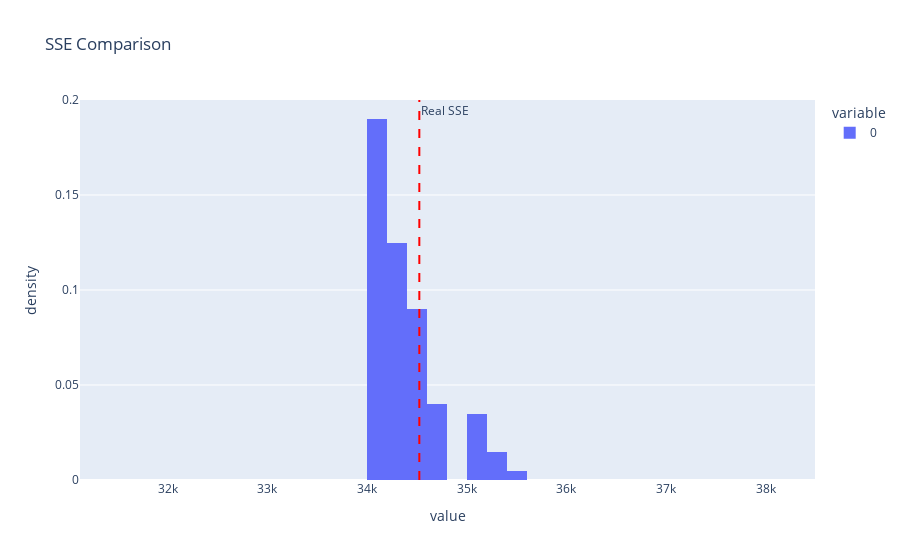
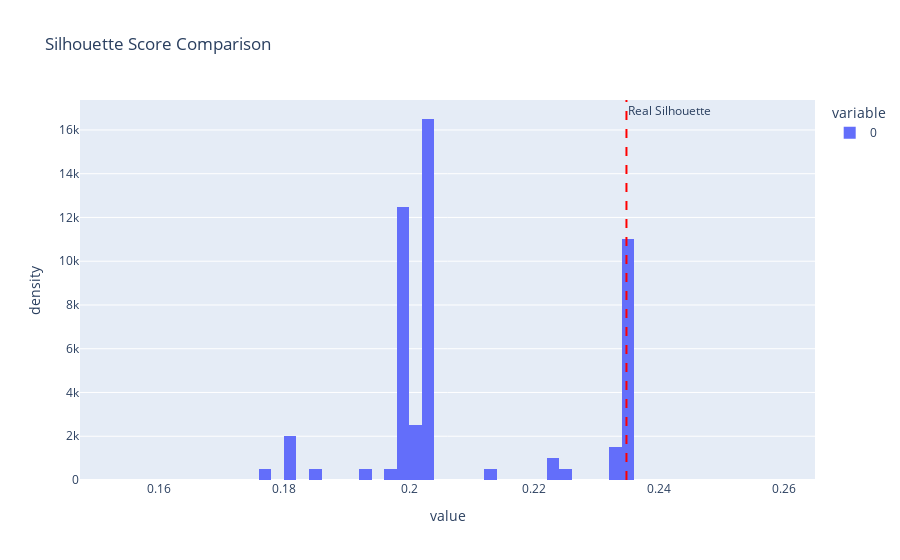

The cell these charts' notebook holds for them, in order:
### Code cell
import plotly.graph_objects as go
import plotly.express as px

# Crea istogrammi per SSE
fig_sse = px.histogram(sse_random_results, nbins=10, title='SSE Comparison', histnorm='density')
fig_sse.add_vline(x=sse_real, line=dict(color='red', dash='dash'), annotation_text='Real SSE', annotation_position='top right')

# Crea istogrammi per Silhouette
fig_silhouette = px.histogram(silhouette_random_results, nbins=30, title='Silhouette Score Comparison', histnorm='density')
fig_silhouette.add_vline(x=silhouette_real, line=dict(color='red', dash='dash'), annotation_text='Real Silhouette', annotation_position='top right')

# Aggiorna layout per allargare l'asse x
fig_sse.update_layout(xaxis=dict(range=[min(sse_random_results)-3000, max(sse_random_results)+3000]))
fig_silhouette.update_layout(xaxis=dict(range=[min(silhouette_random_results)-0.03, max(silhouette_random_results)+0.03]))

# Mostra i grafici
fig_sse.show()
fig_silhouette.show()

### Figure 1 — Plotly figure (JSON) as saved in the notebook; plotly's stock layout.template omitted (floating-point values rounded to 4 significant figures)
{"data": [{"alignmentgroup": "True", "bingroup": "x", "histnorm": "density", "hovertemplate": "variable=0<br>value=%{x}<br>density=%{y}<extra></extra>", "legendgroup": "0", "marker": {"color": "#636efa", "pattern": {"shape": ""}}, "name": "0", "nbinsx": 10, "offsetgroup": "0", "orientation": "v", "showlegend": true, "type": "histogram", "x": [34120.0, 34340.0, 34320.0, 34340.0, 34510.0, 34120.0, 34550.0, 34120.0, 35020.0, 34530.0, 34320.0, 34120.0, 34350.0, 34120.0, 34120.0, 34120.0, 34340.0, 34320.0, 34510.0, 34760.0, 35120.0, 34340.0, 35030.0, 34330.0, 34510.0, 34120.0, 34520.0, 34120.0, 35240.0, 34520.0, 34120.0, 34120.0, 35490.0, 34120.0, 34340.0, 34120.0, 35240.0, 35110.0, 34120.0, 34120.0, 34760.0, 34120.0, 34510.0, 34120.0, 34640.0, 34120.0, 34760.0, 34120.0, 34510.0, 34120.0, 34120.0, 34120.0, 34760.0, 35250.0, 34340.0, 34510.0, 34120.0, 35020.0, 34760.0, 34320.0, 34120.0, 34120.0, 34340.0, 34520.0, 34340.0, 34120.0, 34120.0, 34300.0, 35020.0, 34340.0, 34120.0, 34120.0, 34120.0, 34760.0, 34120.0, 34300.0, 34510.0, 34320.0, 34120.0, 34120.0, 34320.0, 34540.0, 34120.0, 34770.0, 34340.0, 34520.0, 34340.0, 34120.0, 34530.0, 34520.0, 34120.0, 34340.0, 34510.0, 35050.0, 34520.0, 34120.0, 34300.0, 34120.0, 34340.0, 34300.0], "xaxis": "x", "yaxis": "y"}], "layout": {"annotations": [{"showarrow": false, "text": "Real SSE", "x": 34520.0, "xanchor": "left", "xref": "x", "y": 1, "yanchor": "top", "yref": "y domain"}], "barmode": "relative", "legend": {"title": {"text": "variable"}, "tracegroupgap": 0}, "shapes": [{"line": {"color": "red", "dash": "dash"}, "type": "line", "x0": 34520.0, "x1": 34520.0, "xref": "x", "y0": 0, "y1": 1, "yref": "y domain"}], "title": {"text": "SSE Comparison"}, "xaxis": {"anchor": "y", "domain": [0, 1], "range": [31120.0, 38490.0], "title": {"text": "value"}}, "yaxis": {"anchor": "x", "domain": [0, 1], "title": {"text": "density"}}}}

### Figure 2 — Plotly figure (JSON) as saved in the notebook; plotly's stock layout.template omitted (floating-point values rounded to 4 significant figures)
{"data": [{"alignmentgroup": "True", "bingroup": "x", "histnorm": "density", "hovertemplate": "variable=0<br>value=%{x}<br>density=%{y}<extra></extra>", "legendgroup": "0", "marker": {"color": "#636efa", "pattern": {"shape": ""}}, "name": "0", "nbinsx": 30, "offsetgroup": "0", "orientation": "v", "showlegend": true, "type": "histogram", "x": [0.2017, 0.1984, 0.1993, 0.1984, 0.2347, 0.2021, 0.2324, 0.2021, 0.1805, 0.2337, 0.1992, 0.2022, 0.1984, 0.2022, 0.2023, 0.2016, 0.1984, 0.1991, 0.2347, 0.2344, 0.2239, 0.1983, 0.1814, 0.1992, 0.2347, 0.2021, 0.2349, 0.2021, 0.2237, 0.2347, 0.2022, 0.2021, 0.1774, 0.2021, 0.1983, 0.2021, 0.2135, 0.1923, 0.2022, 0.2021, 0.2342, 0.2021, 0.2348, 0.2023, 0.226, 0.2022, 0.2346, 0.2022, 0.2347, 0.2023, 0.2022, 0.2021, 0.2342, 0.1842, 0.1983, 0.2348, 0.2022, 0.1807, 0.2344, 0.1992, 0.2022, 0.2021, 0.1983, 0.2347, 0.1983, 0.2021, 0.2022, 0.1999, 0.1803, 0.1984, 0.2021, 0.2021, 0.2017, 0.2343, 0.2017, 0.1998, 0.2348, 0.1992, 0.2023, 0.2021, 0.1991, 0.2334, 0.2021, 0.2341, 0.1983, 0.2347, 0.1985, 0.2022, 0.2347, 0.2347, 0.2017, 0.1983, 0.2347, 0.1966, 0.2345, 0.2023, 0.1998, 0.2022, 0.1985, 0.1998], "xaxis": "x", "yaxis": "y"}], "layout": {"annotations": [{"showarrow": false, "text": "Real Silhouette", "x": 0.2348, "xanchor": "left", "xref": "x", "y": 1, "yanchor": "top", "yref": "y domain"}], "barmode": "relative", "legend": {"title": {"text": "variable"}, "tracegroupgap": 0}, "shapes": [{"line": {"color": "red", "dash": "dash"}, "type": "line", "x0": 0.2348, "x1": 0.2348, "xref": "x", "y0": 0, "y1": 1, "yref": "y domain"}], "title": {"text": "Silhouette Score Comparison"}, "xaxis": {"anchor": "y", "domain": [0, 1], "range": [0.1474, 0.2649], "title": {"text": "value"}}, "yaxis": {"anchor": "x", "domain": [0, 1], "title": {"text": "density"}}}}
